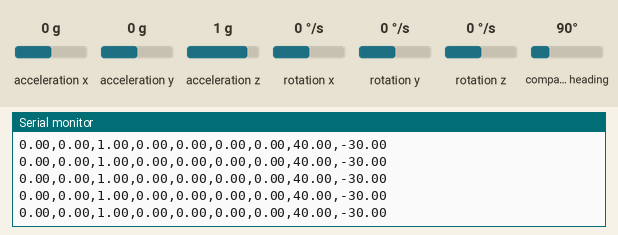
A sketch run on a simulated Arduino Nano 33 BLE. Parts: the last lines printed to the serial monitor. Inputs (shaded band) come from the test bench; at power-on: acceleration x 0 g, acceleration y 0 g, acceleration z 1 g, rotation x 0 °/s, rotation y 0 °/s, rotation z 0 °/s, compass heading 90°.

Above: at 1.2 s.
1.3 s: acceleration x set to -1.4 g
At 2.4 s:
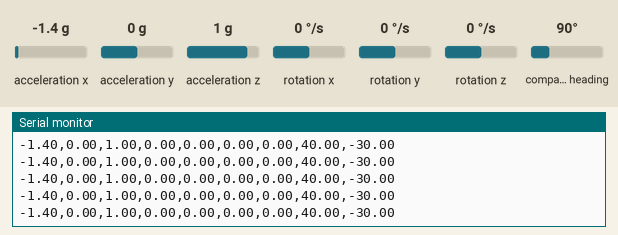
2.8 s: acceleration y set to -1.4 g
At 3.7 s:
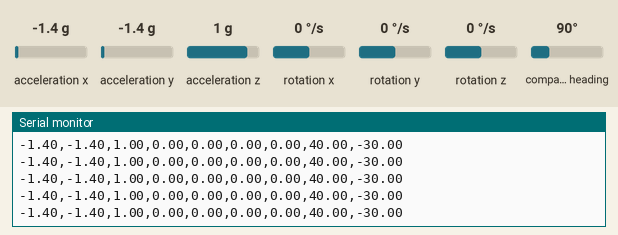
4.3 s: acceleration z set to -1.4 g
At 5.3 s:
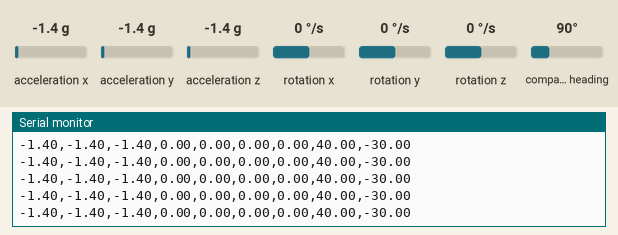
5.8 s: rotation x set to -192 °/s
At 6.6 s:
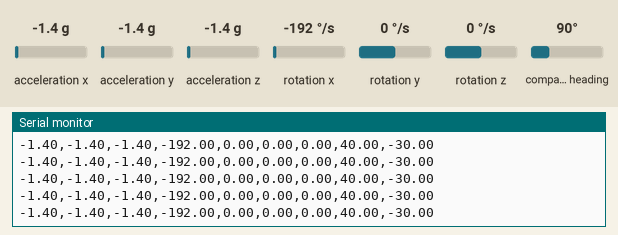
7.3 s: rotation y set to -192 °/s
At 8.0 s:
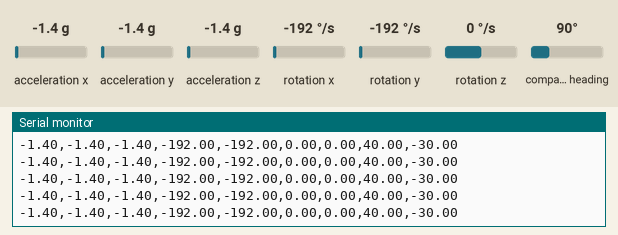

Measured:
- after the input at 1.3 s, the serial monitor: prints a new line at once (image 1)
- after the input at 2.8 s, the serial monitor: prints a new line at once (image 2)
- after the input at 4.3 s, the serial monitor: prints a new line at once (image 3)
- after the input at 5.8 s, the serial monitor: prints a new line at once (image 4)
- after the input at 7.3 s, the serial monitor: prints a new line at once (image 5)

The sketch:

data_collection.ino
```cpp
/*
 * PROJECT 4 - 9-AXIS DATA COLLECTION SCRIPT
 *
 * This program reads all 9 axes from the onboard IMU
 * (BMI270 Accelerometer, BMI270 Gyroscope, BMM150 Magnetometer)
 * and prints the data to the Serial Monitor in CSV format at 50 Hz.
 */

#include "Arduino_BMI270_BMM150.h"

// Define our sampling period. 1000ms / 20ms = 50 Hz.
const int SAMPLING_PERIOD_MS = 20;

void setup() {
  Serial.begin(115200); // Use a fast baud rate
  while (!Serial);

  // Initialize the IMU (Accel, Gyro, Mag)
  if (!IMU.begin()) {
    Serial.println("Failed to initialize IMU!");
    while (1);
  }

  Serial.println("IMU initialized. Starting data collection...");
  // Print the 9-column CSV header
  Serial.println("ax,ay,az,gx,gy,gz,mx,my,mz");
}

void loop() {
  float ax, ay, az; // Accelerometer
  float gx, gy, gz; // Gyroscope
  float mx, my, mz; // Magnetometer

  // Check if all data is available
  if (IMU.accelerationAvailable() &&
      IMU.gyroscopeAvailable() &&
      IMU.magneticFieldAvailable())
  {
    // Read all 9 axes
    IMU.readAcceleration(ax, ay, az);
    IMU.readGyroscope(gx, gy, gz);
    IMU.readMagneticField(mx, my, mz);

    // Print the data as a single CSV line
    Serial.print(ax); Serial.print(",");
    Serial.print(ay); Serial.print(",");
    Serial.print(az); Serial.print(",");

    Serial.print(gx); Serial.print(",");
    Serial.print(gy); Serial.print(",");
    Serial.print(gz); Serial.print(",");

    Serial.print(mx); Serial.print(",");
    Serial.print(my); Serial.print(",");
    Serial.println(mz);
  }

  // Wait for the next sampling interval
  delay(SAMPLING_PERIOD_MS);
}
```
